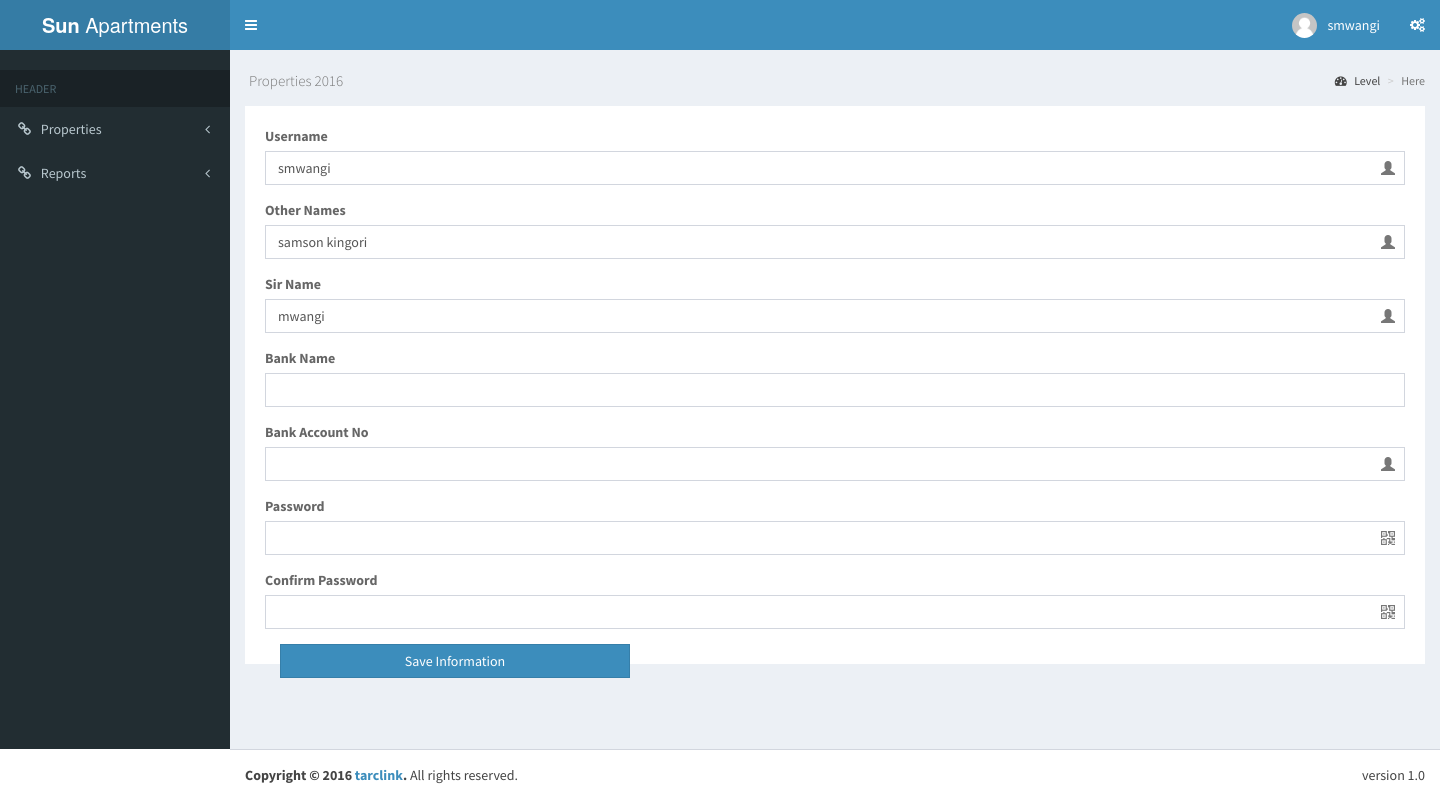
The page /powner/poprof.php (signed in) on the database its author committed.
### tables this page shows
CREATE TABLE `users` (
  `userid` int(11) NOT NULL,
  `username` varchar(250) NOT NULL,
  `emailad` varchar(20) NOT NULL,
  `idcard` int(20) NOT NULL,
  `phonenum` int(20) NOT NULL,
  `password` varchar(100) NOT NULL,
  `sirname` varchar(20) NOT NULL,
  `othernames` varchar(20) NOT NULL,
  `category` varchar(50) NOT NULL,
  `status` varchar(50) NOT NULL,
  `logs` varchar(200) NOT NULL,
  `bank_name` varchar(50) NOT NULL,
  `bank_account` int(50) NOT NULL,
  `pass_status` varchar(250) NOT NULL
);

### powner/poprof.php (the view, shortened to what this page needs)
<?php
$userid=$_SESSION['userid'];
$result=mysql_query("SELECT * from users where userid='$userid'")or die(mysql_error);
$row=mysql_fetch_array($result);
$SirName=$row['sirname'];
$OtherNames=$row['othernames'];
$UserName=$row['username'];
?>
<!DOCTYPE html>
<html>
<head>
  <link rel="stylesheet" href="../bootstrap/css/bootstrap.min.css">
  <link rel="stylesheet" href="https://cdnjs.cloudflare.com/ajax/libs/font-awesome/4.5.0/css/font-awesome.min.css">
  <link rel="stylesheet" href="https://cdnjs.cloudflare.com/ajax/libs/ionicons/2.0.1/css/ionicons.min.css">
  <link rel="stylesheet" href="../dist/css/AdminLTE.min.css">
  <link rel="stylesheet" href="../dist/css/skins/skin-blue.min.css">
</head>
<body class="hold-transition skin-blue sidebar-mini">
<div class="wrapper">
  <header class="main-header">
    <a href="index.php" class="logo">
      <span class="logo-lg"><b>Sun</b> Apartments</span>
    </a>
    <nav class="navbar navbar-static-top" role="navigation">
      <a href="#" class="sidebar-toggle" data-toggle="offcanvas" role="button">
      </a>
      <div class="navbar-custom-menu">
        <ul class="nav navbar-nav">
          <li class="dropdown user user-menu">
            <a href="#" class="dropdown-toggle" data-toggle="dropdown">
              <img src="../dist/img/user2-160x160.jpg" class="user-image" alt="User Image">
              <span class="hidden-xs"><?php echo "".$UserName."";?></span>
            </a>
          </li>
          <li>
            <a href="#" data-toggle="control-sidebar"><i class="fa fa-gears"></i></a>
          </li>
        </ul>
      </div>
    </nav>
  </header>
  <aside class="main-sidebar">
    <section class="sidebar">
      <div class="user-panel">
        <div class="pull-left info">
        </div>
      </div>
      <ul class="sidebar-menu">
        <ul class="sidebar-menu">
        <li class="header">HEADER</li>
        <li class="treeview">
          <a href="#"><i class="fa fa-link"></i> <span>Properties</span>
            <span class="pull-right-container">
              <i class="fa fa-angle-left pull-right"></i>
            </span>
          </a>
        </li>
          <li class="treeview">
            <a href="#"><i class="fa fa-link"></i> <span>Reports</span>
              <span class="pull-right-container">
                            <i class="fa fa-angle-left pull-right"></i>
                          </span>
            </a>
          </li>
        </ul>
    </section>
  </aside>
  <div class="content-wrapper">
    <section class="content-header">
      <h1>
        <small> Properties 2016</small>
      </h1>
      <ol class="breadcrumb">
        <li><a href="#"><i class="fa fa-dashboard"></i> Level</a></li>
        <li class="active">Here</li>
      </ol>
    </section>
    <section class="content">
<div class="register-box-body">
        <form id="newapartment" method="POST" action="">
          <div class="form-group has-feedback">
              <label> Username </label>
              <input type="text" autocomplete="off" width="50%" class="form-control" id="" name="username" reaadonly="" placeholder="" value="<?php echo ''.$UserName.'';?>"/>
          </div>
          <div class="form-group has-feedback">
              <label> Other Names</label>
              <input type="text" class="form-control" autocomplete="off" placeholder="" name="other_names" minlength="3" value="<?php print "".$OtherNames."" ?>" required/>
          </div>
          <div class="form-group has-feedback">
              <label> Sir Name</label>
              <input type="text" class="form-control" autocomplete="off" placeholder="" name="sir_name" minlength="3" value="<?php print "".$SirName."" ?>" required/>
          </div>
          <div class="form-group has-feedback">
            <label> Bank Name</label>
            <input type="text" class="form-control" autocomplete="off" placeholder="" name="bank_name" minlength="3" value="" required/>
            <span class="glyphicon glyphicon-money form-control-feedback"></span>
          </div>
          <div class="form-group has-feedback">
            <label> Bank Account No</label>
            <input type="text" class="form-control" autocomplete="off" placeholder="" name="account_num" minlength="3" value="" required/>
          </div>
          <div class="form-group has-feedback">
              <label>Password</label>
              <input type="password" class="form-control" autocomplete="off" placeholder="" name="pass" minlength="3" value="" required/>
          </div>
          <div class="form-group has-feedback">
              <label>Confirm Password</label>
              <input type="password" class="form-control" autocomplete="off" placeholder="" name="re_pass" minlength="3" value="" required/>
          </div>
            <div class="col-xs-4">
                <button type="submit" value="" name="updatepo" class="btn btn-primary btn-block btn-flat">Save Information</button>
            </div>
        </form>
</div>
      </div>
  </div>
  <footer class="main-footer">
    <div class="pull-right hidden-xs">
      version 1.0
    </div>
    <strong>Copyright &copy; 2016 <a href="http://tarclink.com">tarclink</a>.</strong> All rights reserved.
  </footer>
</body>
</html>

### rows shown on the page
users: username "smwangi", other_names "samson kingori", sir_name "mwangi"
